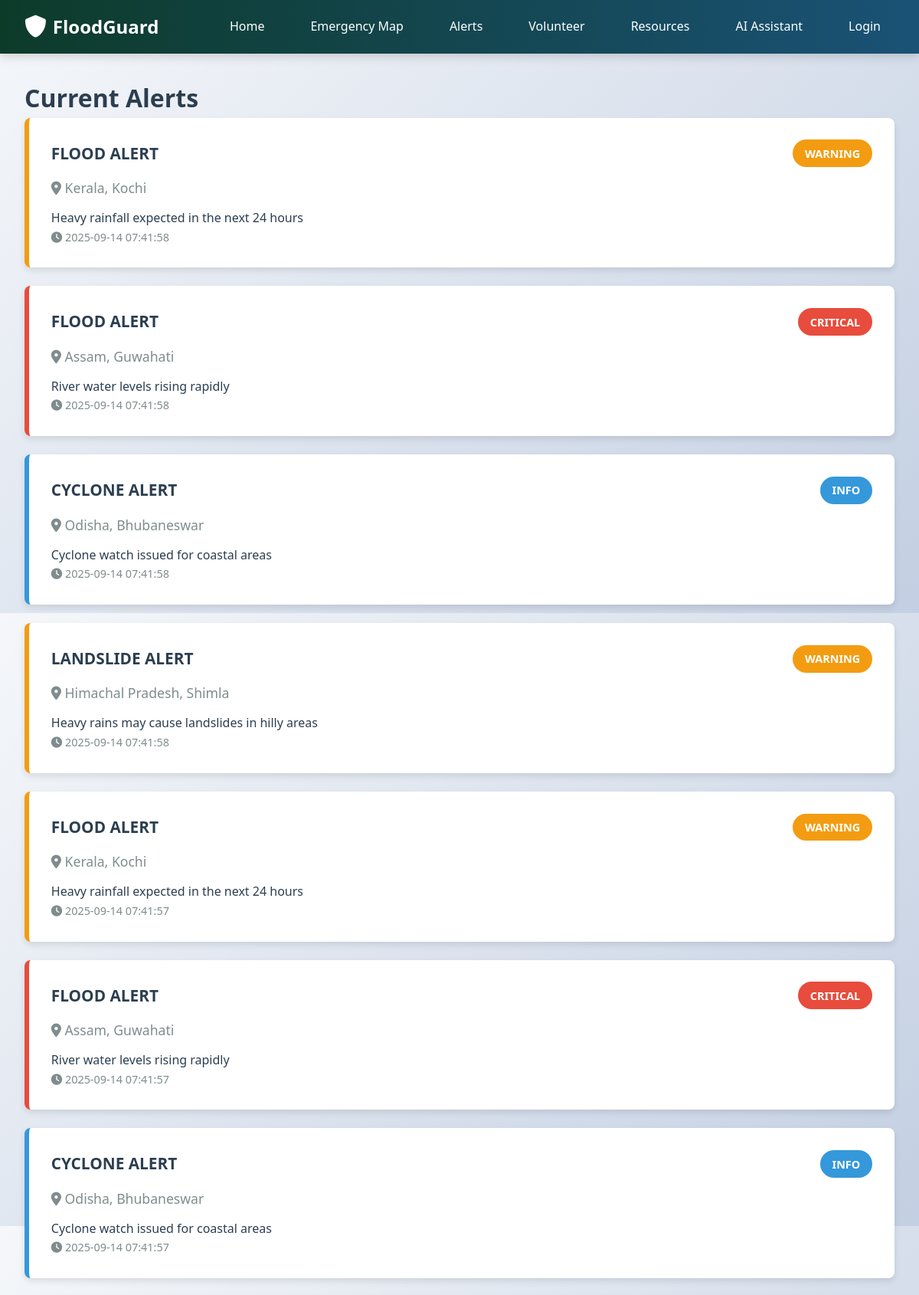
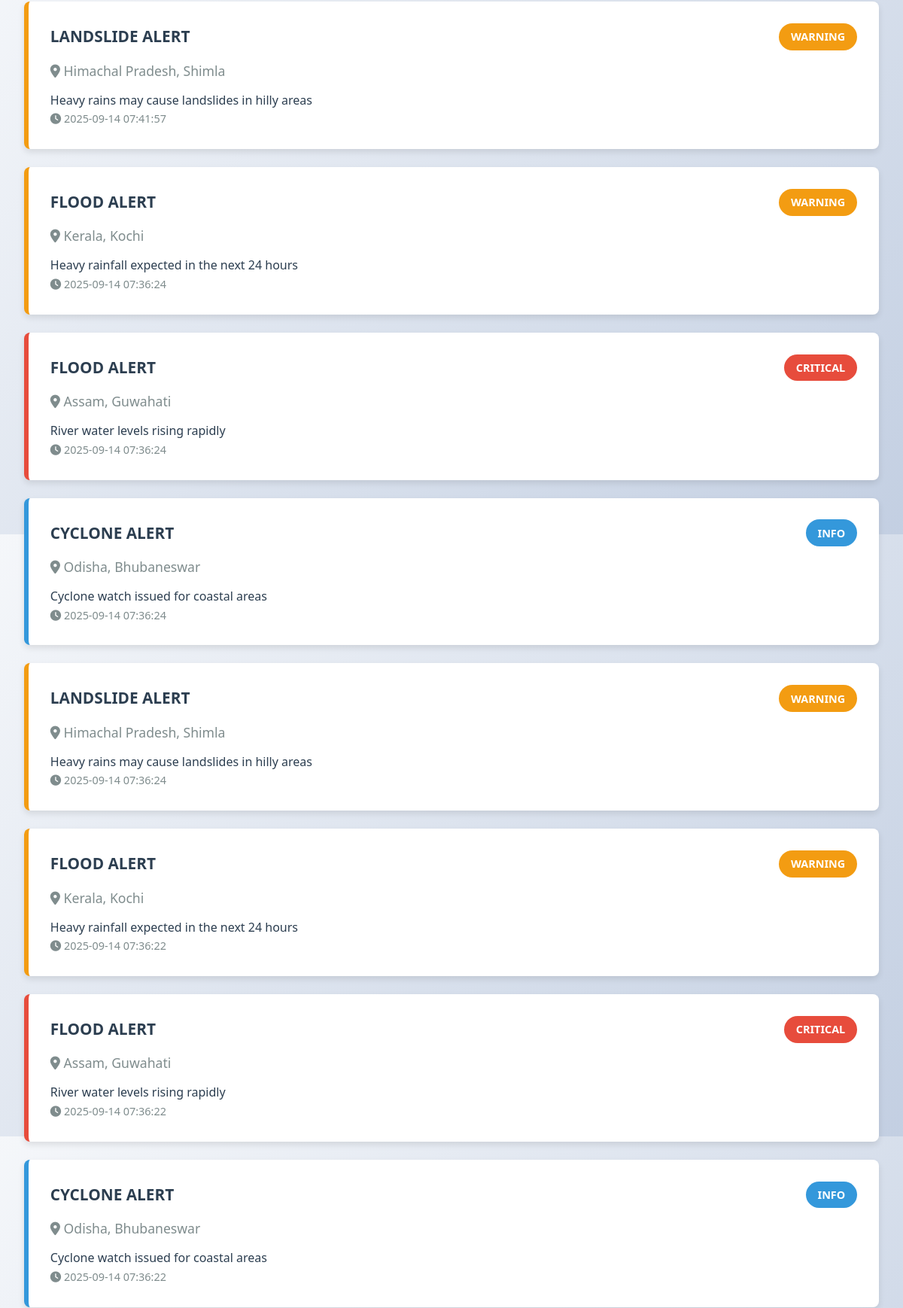
Screenshot of /alerts (upper part) with the database file from the repository (2 pictures, top to bottom).
### tables this page shows
CREATE TABLE alerts
                 (id INTEGER PRIMARY KEY AUTOINCREMENT,
                 type TEXT NOT NULL,
                 location TEXT NOT NULL,
                 severity TEXT NOT NULL,
                 description TEXT NOT NULL,
                 latitude REAL NOT NULL,
                 longitude REAL NOT NULL,
                 created_at TIMESTAMP DEFAULT CURRENT_TIMESTAMP);

### app.py (the view)
@app.route('/alerts')
def alerts():
    conn = get_db()
    alerts = conn.execute('SELECT * FROM alerts ORDER BY created_at DESC').fetchall()
    conn.close()
    return render_template('alerts.html', alerts=alerts)

### app.py (called while the page is built)
def get_db():
    conn = sqlite3.connect(app.config['DATABASE'])
    conn.row_factory = sqlite3.Row
    return conn

### templates/alerts.html (shortened to what this page needs)
{% extends "base.html" %}
{% block content %}
<div class="alert-container">
    <h1>Current Alerts</h1>
    {% if alerts %}
        {% for alert in alerts %}
        <div class="alert-card {{ alert.severity }}">
            <div class="alert-header">
                <div class="alert-title">{{ alert.type|upper }} ALERT</div>
                <div class="alert-severity severity-{{ alert.severity }}">{{ alert.severity|upper }}</div>
            </div>
            <div class="alert-location"><i class="fas fa-map-marker-alt"></i> {{ alert.location }}</div>
            <p>{{ alert.description }}</p>
            <div class="alert-time"><i class="fas fa-clock"></i> {{ alert.created_at }}</div>
        </div>
        {% endfor %}
    {% endif %}
</div>
{% endblock %}

### static/css/style.css (style rules this page uses)
:root { --dark-green: #0d3b2a; --medium-green: #1e8449; --light-green: #27ae60; --dark-blue: #1a5276; --medium-blue: #2874a6; --light-blue: #3498db; --dark-gray: #2c3e50; --medium-gray: #7f8c8d; --light-gray: #ecf0f1; --white: #ffffff; --black: #000000; --warning: #f39c12; --danger: #e74c3c; --info: #3498db; --success: #27ae60; }
* { margin: 0; padding: 0; box-sizing: border-box; }
body { font-family: 'Segoe UI', Tahoma, Geneva, Verdana, sans-serif; line-height: 1.6; color: var(--dark-gray); background: linear-gradient(135deg, #f5f7fa 0%, #c3cfe2 100%); min-height: 100vh; }
.alert-container { max-width: 1200px; margin: 2rem auto; padding: 0 2rem; }
.alert-card { background-color: var(--white); border-left: 6px solid var(--light-blue); border-radius: 8px; padding: 1.8rem; margin-bottom: 1.5rem; box-shadow: 0 4px 8px rgba(0, 0, 0, 0.1); transition: all 0.3s ease; }
.alert-card.critical { border-left-color: var(--danger); }
.alert-card.warning { border-left-color: var(--warning); }
.alert-card.info { border-left-color: var(--info); }
.alert-header { display: flex; justify-content: space-between; align-items: center; margin-bottom: 0.8rem; }
.alert-title { font-weight: bold; font-size: 1.3rem; }
.alert-severity { padding: 0.4rem 1rem; border-radius: 20px; font-size: 0.9rem; font-weight: bold; }
.severity-critical { background-color: var(--danger); color: white; }
.severity-warning { background-color: var(--warning); color: white; }
.severity-info { background-color: var(--info); color: white; }
.alert-location { color: var(--medium-gray); margin-bottom: 0.8rem; font-size: 1.1rem; }
.alert-time { color: var(--medium-gray); font-size: 0.9rem; }

### rows the page displays
alerts: type "FLOOD", severity "WARNING", location "Kerala, Kochi", description "Heavy rainfall expected in the next 24 hours", created_at "2025-09-14 07:41:58"
alerts: type "FLOOD", severity "CRITICAL", location "Assam, Guwahati", description "River water levels rising rapidly", created_at "2025-09-14 07:41:58"
alerts: type "CYCLONE", severity "INFO", location "Odisha, Bhubaneswar", description "Cyclone watch issued for coastal areas", created_at "2025-09-14 07:41:58"
alerts: type "LANDSLIDE", severity "WARNING", location "Himachal Pradesh, Shimla", description "Heavy rains may cause landslides in hilly areas", created_at "2025-09-14 07:41:58"
alerts: type "FLOOD", severity "WARNING", location "Kerala, Kochi", description "Heavy rainfall expected in the next 24 hours", created_at "2025-09-14 07:41:57"
alerts: type "FLOOD", severity "CRITICAL", location "Assam, Guwahati", description "River water levels rising rapidly", created_at "2025-09-14 07:41:57"
alerts: type "CYCLONE", severity "INFO", location "Odisha, Bhubaneswar", description "Cyclone watch issued for coastal areas", created_at "2025-09-14 07:41:57"
alerts: type "LANDSLIDE", severity "WARNING", location "Himachal Pradesh, Shimla", description "Heavy rains may cause landslides in hilly areas", created_at "2025-09-14 07:41:57"
alerts: type "FLOOD", severity "WARNING", location "Kerala, Kochi", description "Heavy rainfall expected in the next 24 hours", created_at "2025-09-14 07:36:24"
alerts: type "FLOOD", severity "CRITICAL", location "Assam, Guwahati", description "River water levels rising rapidly", created_at "2025-09-14 07:36:24"
alerts: type "CYCLONE", severity "INFO", location "Odisha, Bhubaneswar", description "Cyclone watch issued for coastal areas", created_at "2025-09-14 07:36:24"
alerts: type "LANDSLIDE", severity "WARNING", location "Himachal Pradesh, Shimla", description "Heavy rains may cause landslides in hilly areas", created_at "2025-09-14 07:36:24"
alerts: type "FLOOD", severity "WARNING", location "Kerala, Kochi", description "Heavy rainfall expected in the next 24 hours", created_at "2025-09-14 07:36:22"
alerts: type "FLOOD", severity "CRITICAL", location "Assam, Guwahati", description "River water levels rising rapidly", created_at "2025-09-14 07:36:22"
alerts: type "CYCLONE", severity "INFO", location "Odisha, Bhubaneswar", description "Cyclone watch issued for coastal areas", created_at "2025-09-14 07:36:22"
